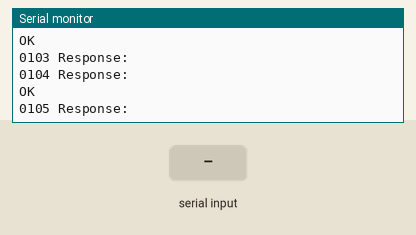
Simulated run of this sketch. Board: ESP32. On the bench: the last lines printed to the serial monitor. The test bench sets the inputs (shaded band). Nothing arrives over Bluetooth unless stated; the modem accepts every AT command (registered, SIM ready, sends succeed) and sends nothing else.

Above: at 2.7 s.
2.8 s: "1\n" received over the second serial link
At 3.7 s:
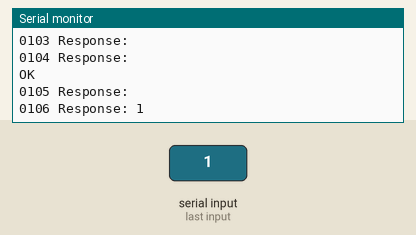
5.8 s: "0\n" received over the second serial link
At 6.5 s:
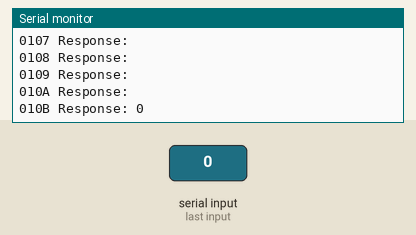
8.3 s: "2\n" received over the second serial link
At 9.1 s:
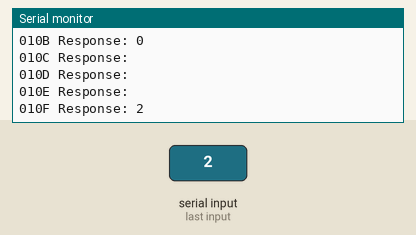
Timing chart, 0 to 11.3 s (numbered marks = the images above; inputs shaded):
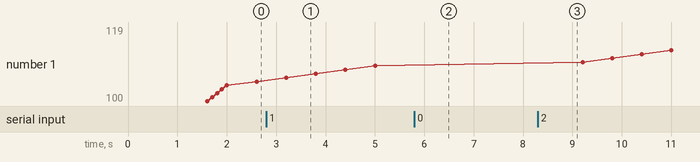

Measured:
- after the input at 2.8 s, the serial monitor: prints a new line after 0.40 s (image 1)
- after the input at 5.8 s, the serial monitor: prints a new line after 0.40 s (image 2)
- after the input at 8.3 s, the serial monitor: prints a new line after 0.30 s (image 3)

The sketch:

obd_PID_scanning.ino
```cpp
#include <BluetoothSerial.h>

BluetoothSerial SerialBT;
// ELM327 MAC address
//uint8_t address[6] = {0x1C, 0xA1, 0x35, 0x69, 0x8D, 0xC5};

uint8_t address[6] = {0x00, 0x1D, 0xA5, 0x68, 0x98, 0x8A};

// List of OBD-II standard PIDs
const char* obdPIDs[] = {
  "0100", "0101", "0102", "0103", "0104", "0105", "0106", "0107", "0108", "0109", "010A", "010B", "010C", "010D", "010E", "010F",
  "0110", "0111", "0112", "0113", "0114", "0115", "0116", "0117", "0118", "0119", "011A", "011B", "011C", "011D", "011E", "011F"
};
const int obdPIDCount = sizeof(obdPIDs) / sizeof(obdPIDs[0]);

const char* extendedOBDPIDs[] = {
  // Mode 01 PIDs (Extended)
  "0120", "0121", "0122", "0123", "0124", "0125", "0126", "0127", "0128", "0129", "012A", "012B", "012C", "012D", "012E", "012F",
  "0130", "0131", "0132", "0133", "0134", "0135", "0136", "0137", "0138", "0139", "013A", "013B", "013C", "013D", "013E", "013F",
  "0140", "0141", "0142", "0143", "0144", "0145", "0146", "0147", "0148", "0149", "014A", "014B", "014C", "014D", "014E", "014F",
  "0150", "0151", "0152", "0153", "0154", "0155", "0156", "0157", "0158", "0159", "015A", "015B", "015C", "015D", "015E", "015F",
  "0160", "0161", "0162", "0163", "0164", "0165", "0166", "0167", "0168", "0169", "016A", "016B", "016C", "016D", "016E", "016F",
  "0170", "0171", "0172", "0173", "0174", "0175", "0176", "0177", "0178", "0179", "017A", "017B", "017C", "017D", "017E", "017F",
  "0180", "0181", "0182", "0183", "0184", "0185", "0186", "0187", "0188", "0189", "018A", "018B", "018C", "018D", "018E", "018F",
  "0190", "0191", "0192", "0193", "0194", "0195", "0196", "0197", "0198", "0199", "019A", "019B", "019C", "019D", "019E", "019F",
  "01A0", "01A1", "01A2", "01A3", "01A4", "01A5", "01A6", "01A7", "01A8", "01A9", "01AA", "01AB", "01AC", "01AD", "01AE", "01AF",
  "01B0", "01B1", "01B2", "01B3", "01B4", "01B5", "01B6", "01B7", "01B8", "01B9", "01BA", "01BB", "01BC", "01BD", "01BE", "01BF",
  "01C0", "01C1", "01C2", "01C3", "01C4", "01C5", "01C6", "01C7", "01C8", "01C9", "01CA", "01CB", "01CC", "01CD", "01CE", "01CF",
  "01D0", "01D1", "01D2", "01D3", "01D4", "01D5", "01D6", "01D7", "01D8", "01D9", "01DA", "01DB", "01DC", "01DD", "01DE", "01DF",
  "01E0", "01E1", "01E2", "01E3", "01E4", "01E5", "01E6", "01E7", "01E8", "01E9", "01EA", "01EB", "01EC", "01ED", "01EE", "01EF",
  "01F0", "01F1", "01F2", "01F3", "01F4", "01F5", "01F6", "01F7", "01F8", "01F9", "01FA", "01FB", "01FC", "01FD", "01FE", "01FF"
};
const int extendedOBDCount = sizeof(extendedOBDPIDs) / sizeof(extendedOBDPIDs[0]);

// List of BMW-specific PIDs
const char* bmwPIDs[] = {
  "2101", "2102", "2103", "2141", "2142", "2143", "2201", "2202", "221E", "2233", "225B",
  "2104", "2105", "2106", "2107", "2108", "2109", "2110", "2111", "2112", "2113", "2114",
  "2115", "2116", "2117", "2118", "2119", "2120", "2121", "2122", "2123"
};
const int bmwPIDCount = sizeof(bmwPIDs) / sizeof(bmwPIDs[0]);

void setup() {
  Serial.begin(115200);

  // Initialize Bluetooth
  if (!SerialBT.begin("ArduHUD", true)) {
    Serial.println("Failed to initialize Bluetooth!");
    while (1);
  }

  // Set Bluetooth PIN
  if (!SerialBT.setPin("1234", 4)) {
    Serial.println("Failed to set Bluetooth PIN!");
    while (1);
  }

  // Connect to ELM327
  if (!SerialBT.connect(address)) {
    Serial.println("Failed to connect to ELM327.");
    while (1);
  } else {
    Serial.println("Connected to ELM327!");
  }

  // Set OBD protocol to auto-detect
  SerialBT.print("AT SP 0\r");
  delay(500);
  SerialBT.print("AT DP\r");
  delay(500);
  Serial.print("Current Protocol: ");
  Serial.println(SerialBT.readStringUntil('\r'));

  // Disable command echo
  SerialBT.print("AT E0\r");
  delay(500);
}

void loop() {
  if (!SerialBT.connected()) {
    Serial.println("Bluetooth connection lost. Reconnecting...");
    if (!SerialBT.connect(address)) {
      Serial.println("Failed to reconnect to ELM327.");
      delay(1000);
      return;
    }
  }

  testPIDs(obdPIDs, obdPIDCount, "Standard OBD-II PIDs");
  testPIDs(bmwPIDs, bmwPIDCount, "BMW-Specific PIDs");
  testPIDs(extendedOBDPIDs, extendedOBDCount, "Extended PIDs");

  delay(5000); // Wait before repeating
}

void testPIDs(const char* pids[], int count, const char* category) {
  Serial.println(category);
  for (int i = 0; i < count; i++) {
    SerialBT.print(String(pids[i]) + "\r");
    delay(100);
    String response = readELMResponse();
    Serial.print(pids[i]);
    Serial.print(" Response: ");
    Serial.println(response);
  }
}

String readELMResponse() {
  unsigned long startTime = millis();
  String response = "";
  while (millis() - startTime < 500) {
    if (SerialBT.available()) {
      char c = SerialBT.read();
      response += c;
      if (c == '\r') {
        break;
      }
    }
  }
  return response;
}
```
